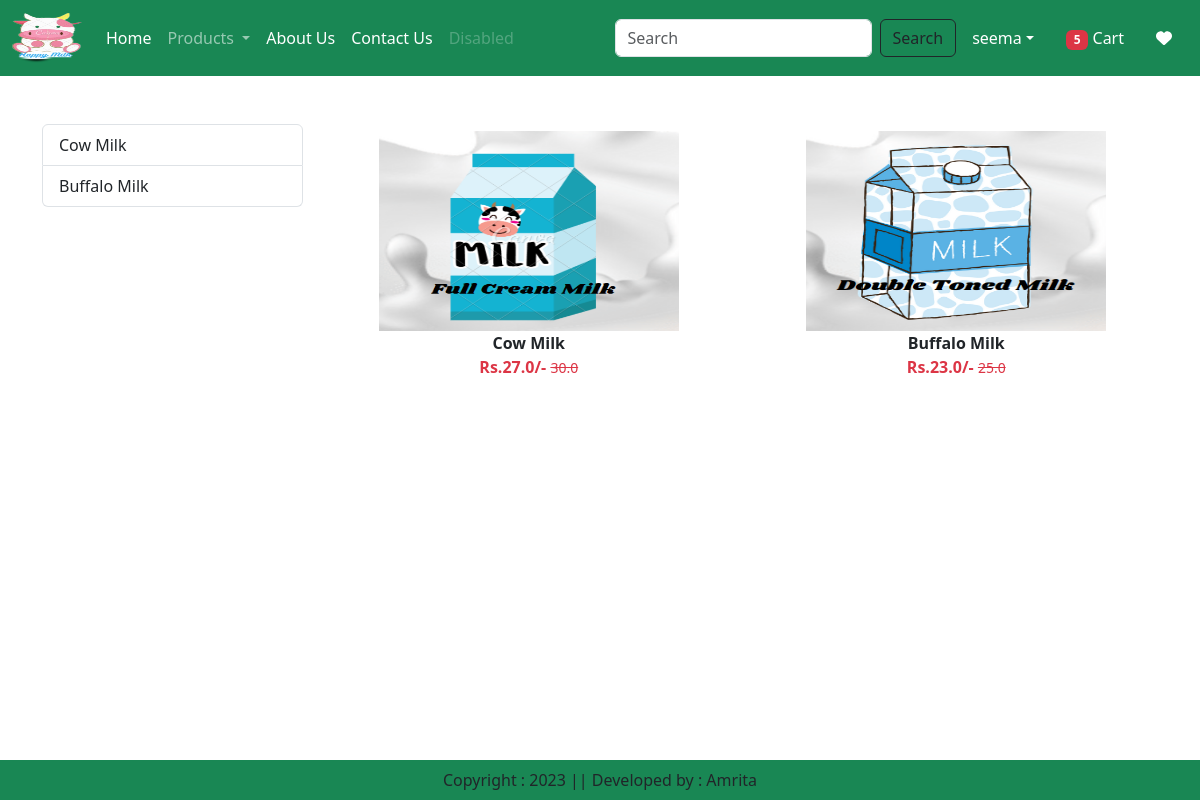
The page /category/ML (signed in) on the database its author committed.
### app/models.py (models this page shows, shortened)
class Product(models.Model):
    title = models.CharField(max_length=100)
    selling_price = models.FloatField()
    discounted_price = models.FloatField()
    description = models.TextField()
    composition = models.TextField(default='')
    prodapp = models.TextField(default='')
    category = models.CharField(choices=CATEGORY_CHOICES, max_length=2)
    product_image = models.ImageField(upload_to='product')

### app/views.py (the view)
# urls.py: path("category/<slug:val>", views.CategoryView.as_view(),name="category"),
@method_decorator(login_required,name='dispatch')
class CategoryView(View):
    def get(self,request,val):
        product = Product.objects.filter(category=val)
        title = Product.objects.filter(category=val).values('title')
        totalitem = 0
        wishitem = 0
        if request.user.is_authenticated:
            totalitem = len(Cart.objects.filter(user=request.user))
            wishitem = len(Wishlist.objects.filter(user=request.user))
        return render(request,"app/category.html",locals())

### app/templates/app/category.html (shortened to what this page needs)
{% extends 'app/base.html' %}
{% load static %}
{% block main-content %}
    <div class="container my-5">
        <div class="row">
            <div class="col-sm-3">
                <div class="list-group">
                {% for val in title %}
                 <a href="{% url 'category-title' val.title %}" class="list-group-item
                  list-group-item-action" aria-current="true">  {{val.title}}</a>
                {% endfor %}
                 </div>
            </div>
            <div class="col-sm-9">
                <div class="row">
                    {% for prod in product %}
                    <div class="col text-center mb-4">
                        <a href="{% url 'product-detail' prod.id %}" class="btn">
                            <div>
                                <img src="{{prod.product_image.url}}" width="300px" height="200px" />
                                <div class="fw-bold">{{prod.title}}</div>
                                <div class="fw-bold text-danger">
                                    Rs.{{prod.discounted_price}}/-
                                    <small class="fw-light text-decoration-line-through">{{prod.selling_price}}</small>
                                </div>
                            </div>
                        </a>
                    </div>
                    {% endfor %}
                </div>
            </div>
        </div>
    </div>
{% endblock main-content %}

### app/templates/app/base.html (shortened to what this page needs)
<!DOCTYPE html>
{% load static %}
<html lang="en">
<head>
   <link href="https://cdn.jsdelivr.net/npm/bootstrap@5.3.0-alpha1/dist/css/bootstrap.min.css" rel="stylesheet">
    <link rel="stylesheet" href="{% static 'app/css/owl.carousel.min.css' %}" />
    <link rel="stylesheet" href="{% static 'app/css/all.min.css' %}" />
    <link rel="stylesheet" href="{% static 'app/css/style.css' %}" />
</head>
<body>
    <nav class="navbar navbar-expand-lg navbar-dark bg-success">
        <div class="container-fluid">
  <a class="navbar-brand" href="#">
     <img src="{% static "app/images/logo.png" %}" width="70" height="50" />
  </a>
  <div class="collapse navbar-collapse" id="navbarSupportedContent">
    <ul class="navbar-nav me-auto mb-2 mb-lg-0">
        {% if request.user.is_authenticated %}
      <li class="nav-item ">
        <a class="nav-link active" aria-current="page" href="/">Home </a>
      </li>
      <li class="nav-item dropdown">
        <a class="nav-link dropdown-toggle" href="#" role="button" data-bs-toggle="dropdown"  aria-expanded="false">
          Products
        </a>
      </li>
       <li class="nav-item">
        <a class="nav-link text-white" href="{% url 'about' %}">About Us</a>
      </li>
        <li class="nav-item">
        <a class="nav-link text-white" href="{% url 'contact' %}">Contact Us</a>
      </li>
        <li class="nav-item">
        <a class="nav-link disabled">Disabled</a>
      </li>
    </ul>
    <form class="d-flex" role="search" action="/search">
      <input class="form-control me-2" type="search" placeholder="Search" name="search" aria-label="Search">
      <button class="btn btn-outline-dark " type="submit">Search</button>
    </form>
  </div>
      <ul class="navbar-nav me-auto mb-2 mb-lg-0">
          <li class="nav-item dropdown mx-2">
              <a class="nav-link dropdown-toggle text-white" href="#"
                 id="profileDropdown" role="button" data-bs-toggle="dropdown" aria-expanded="false">{{request.user}}</a>
          </li>
          <li class="nav-item mx-2">
              <a href="#" class="nav-link text-white"><span class="badge bg-danger">{% if totalitem > 0 %} {{totalitem}} {% endif %}</span> Cart</a>
          </li>
          <li class="nav-item mx-2">
              <a href="#" class="nav-link text-white">  <i class="fa fa-heart"></i></a>
          </li>
          {% endif %}
      </ul>
        </div>
    </nav>
    {% block main-content %}{% endblock main-content %}
    <footer class="container-fluid fixed-bottom bg-success text-center p-2 mt-5">
        Copyright : 2023 || Developed by : Amrita
    </footer>
</body>
</html>

### rows shown on the page
Product: product_image (picture), title "Cow Milk", discounted_price "27.0", selling_price "30.0"
Product: product_image (picture), title "Buffalo Milk", discounted_price "23.0", selling_price "25.0"

### other values the page prints
{{ request.user }} "seema"
{{ totalitem }} "5"
{{ val.title }} "Cow Milk" "Buffalo Milk"
